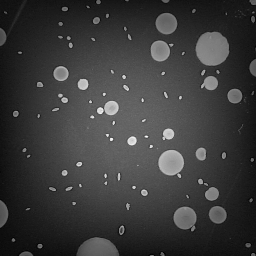
//> input picture shading_c.bmp, 256 x 256 px
$ ./main   (built with g++ and OpenCV 4)
//> lines starting //> are read from the running program, lines starting //| are printed output that depends on the picture; after the words box and inside, x2 and y2 are one past the last pixel; in counts of white or black regions, pixels touching at a corner belong together
#include <iostream>
#include <opencv2/opencv.hpp>

using namespace cv;
using namespace std;

int main(int, char**) {
    std::cout << "Exercise 5_1, OpenCV version: " << CV_VERSION << std::endl;

    Mat src,dst;

    src = imread("../shading_c.bmp",IMREAD_GRAYSCALE);
//> src is the input picture: 256 rows x 256 cols, CV_8UC1; min 0, max 255, mean 58.7
    if(!src.data) {
        std::cout << "Could not open image!" << CV_VERSION << std::endl;
    }
    else {
        // Show the Original image
        imshow("Original image",src);
        moveWindow("Original image", 50, 100);

        Canny(src,dst,120,255);
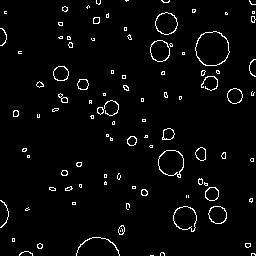
//> dst: 256 rows x 256 cols, CV_8UC1; 3.2% white in thin lines or dots
        imshow("Canny image",dst);
        moveWindow("Canny image", 450, 100);

        // Find number of objects (cells)
        Mat ndst;
        int cells = connectedComponents(dst,ndst,8);
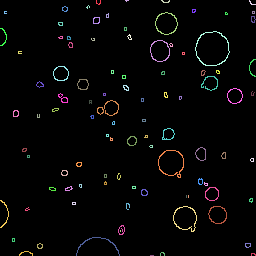
//> ndst: 256 rows x 256 cols, CV_32SC1; 98 distinct labels, from 0 to 97; one colour per label, 0 black
//> cells = 98

        char Text[20]; sprintf(Text,"number of cells = %d",cells-1);
//> Text = "number of cells = 97"
        putText(src, Text, Point(10,10), FONT_HERSHEY_SIMPLEX, 0.4, Scalar(255,255,255), 1, 8);
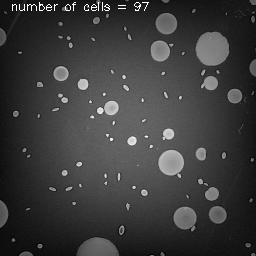
//> src: 256 rows x 256 cols, CV_8UC1; 0.4% of pixels changed, all inside (x1, y1, x2, y2) = (12, 2, 149, 11)
        imshow("Original image",src);

        // Wait for a key press, then kill all windows
        cv::waitKey(0);
        cv::destroyAllWindows();

        std::cout << "Done!" << std::endl;

    }

    return 0;
}
